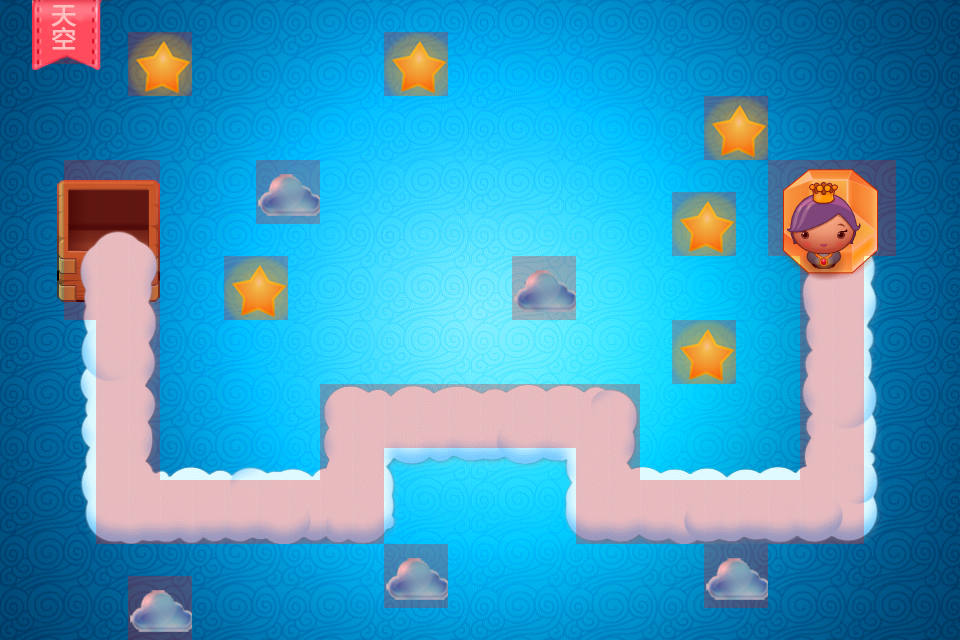

Tiled map render using the project's own tile images. Description and the map definition, with tile-layer contents summarised, below:
An orthogonal 30x20 tile map with 32x32 px tiles, 2 tile layers (background, collidable), 2 tilesets and 8 objects (path1, path2, path3, path4, path5, ...).

<map version="1.0" orientation="orthogonal" width="30" height="20" tilewidth="32" tileheight="32">
 <tileset firstgid="1" name="level3" tilewidth="32" tileheight="32">
  <image source="level3.png" width="960" height="640" />
 </tileset>
 <tileset firstgid="601" name="collidablesTileSet" tilewidth="32" tileheight="32">
  <image source="collidablesTileSet.png" width="192" height="64" />
  <tile id="0">
   <properties>
    <property name="collidable" value="true" />
   </properties>
  </tile>
 </tileset>
 <layer name="background" width="30" height="20">
  <data>[600 cells, 600 non-empty, 600 distinct tile ids]</data>
 </layer>
 <layer name="collidable" width="30" height="20">
  <data>[600 cells, 159 non-empty, 1 distinct tile ids]</data>
 </layer>
 <objectgroup name="pathObj" width="30" height="20">
  <object name="path1" x="112" y="240" />
  <object name="path2" x="112" y="496" />
  <object name="path3" x="352" y="496" />
  <object name="path4" x="352" y="416" />
  <object name="path5" x="608" y="416" />
  <object name="path6" x="608" y="503" />
  <object name="path7" x="848" y="502" />
  <object name="path8" x="848" y="237" />
 </objectgroup>
</map>
